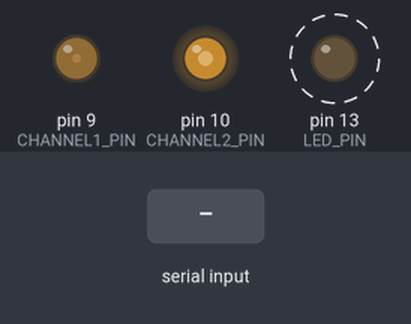
This sketch was run on a simulated Arduino Uno, built with avr-gcc and run on an emulated ATmega328P. Shown: output pins drawn as LEDs (lit = HIGH). Dashed ring = blinking. The inputs (shaded band) are chosen by the test bench. What the sketch prints to the serial monitor is not drawn.

Above: at 2.2 s.
2.3 s: "90,45\n" received over Serial
Timing chart, 0 to 10.5 s (numbered marks = the images above; inputs shaded):
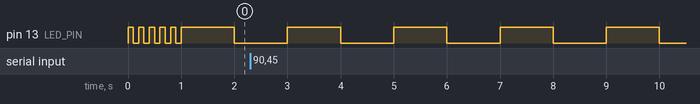

The sketch:

pedal_controller.ino
```cpp
/*
 * SORT Test Otomasyon Sistemi - Arduino Firmware
 *
 * 2 Kanallı PWM Analog Çıkış Kontrolü
 * - Kanal 1 (DAF Motor): Pin 9, 0.5V - 4.5V
 * - Kanal 2 (IBK): Pin 10, 2.5V - 4.5V
 *
 * RC Filter gerekli: Her kanal için 1kΩ + 100µF
 *
 * Serial Komut Formatı: P<channel>,<percentage>\n
 * Örnek: P1,75\n (Kanal 1, %75 gaz)
 *
 * Arduino Uno
 * Baud Rate: 115200
 */

// Pin tanımlamaları
#define CHANNEL1_PIN 9   // DAF Motor PWM çıkışı
#define CHANNEL2_PIN 10  // IBK PWM çıkışı
#define LED_PIN 13       // Durum LED'i

// PWM aralıkları (0-255)
// 5V referans voltaj, RC filter ile analog çıkış

// Kanal 1 (DAF): 0.5V - 4.5V
// 0.5V = 0.5/5 * 255 = 25.5 ≈ 26
// 4.5V = 4.5/5 * 255 = 229.5 ≈ 230
#define DAF_PWM_MIN 26
#define DAF_PWM_MAX 230

// Kanal 2 (IBK): 2.5V - 4.5V
// 2.5V = 2.5/5 * 255 = 127.5 ≈ 128
// 4.5V = 4.5/5 * 255 = 229.5 ≈ 230
#define IBK_PWM_MIN 128
#define IBK_PWM_MAX 230

// Global değişkenler
int channel1_percent = 0;  // Kanal 1 yüzde değeri (0-100)
int channel2_percent = 0;  // Kanal 2 yüzde değeri (0-100)

// Serial buffer
String inputString = "";
boolean stringComplete = false;

// LED yanıp sönme
unsigned long lastBlinkTime = 0;
boolean ledState = false;

void setup() {
  // Serial başlat
  Serial.begin(115200);
  while (!Serial) {
    ; // Serial port hazır olana kadar bekle
  }

  // Pin modları
  pinMode(CHANNEL1_PIN, OUTPUT);
  pinMode(CHANNEL2_PIN, OUTPUT);
  pinMode(LED_PIN, OUTPUT);

  // Başlangıç değerleri (güvenlik için %0)
  setChannel1(0);
  setChannel2(0);

  // Hazır mesajı
  Serial.println("SORT Arduino Firmware v1.0");
  Serial.println("READY");

  // LED yanıp sönerek hazır sinyali ver
  for (int i = 0; i < 5; i++) {
    digitalWrite(LED_PIN, HIGH);
    delay(100);
    digitalWrite(LED_PIN, LOW);
    delay(100);
  }
}

void loop() {
  // Serial veri işle
  processSerial();

  // LED yanıp sönme (canlılık göstergesi - her saniye)
  unsigned long currentTime = millis();
  if (currentTime - lastBlinkTime >= 1000) {
    ledState = !ledState;
    digitalWrite(LED_PIN, ledState);
    lastBlinkTime = currentTime;
  }
}

/**
 * Serial veri işleme
 */
void processSerial() {
  // Serial buffer'dan oku
  while (Serial.available()) {
    char inChar = (char)Serial.read();

    if (inChar == '\n') {
      stringComplete = true;
    } else {
      inputString += inChar;
    }
  }

  // Komut tamamlandı mı?
  if (stringComplete) {
    parseCommand(inputString);
    inputString = "";
    stringComplete = false;
  }
}

/**
 * Komutu parse et ve işle
 * Format: P<channel>,<percentage>
 * Örnek: P1,75 -> Kanal 1, %75
 */
void parseCommand(String cmd) {
  cmd.trim();  // Boşlukları temizle

  // 'P' ile başlamalı
  if (cmd.charAt(0) != 'P' && cmd.charAt(0) != 'p') {
    Serial.println("ERROR: Invalid command");
    return;
  }

  // Format: P<channel>,<percentage>
  int commaIndex = cmd.indexOf(',');
  if (commaIndex == -1) {
    Serial.println("ERROR: Missing comma");
    return;
  }

  // Kanal numarasını parse et
  String channelStr = cmd.substring(1, commaIndex);
  int channel = channelStr.toInt();

  // Yüzde değerini parse et
  String percentStr = cmd.substring(commaIndex + 1);
  int percent = percentStr.toInt();

  // Geçerlilik kontrolü
  if (channel < 1 || channel > 2) {
    Serial.println("ERROR: Invalid channel (1 or 2)");
    return;
  }

  if (percent < 0 || percent > 100) {
    Serial.println("ERROR: Invalid percentage (0-100)");
    return;
  }

  // Komutu uygula
  if (channel == 1) {
    setChannel1(percent);
  } else if (channel == 2) {
    setChannel2(percent);
  }

  // Başarı yanıtı
  Serial.println("OK");
}

/**
 * Kanal 1 (DAF) değerini ayarla
 */
void setChannel1(int percent) {
  // Sınırla
  percent = constrain(percent, 0, 100);

  // PWM değerini hesapla
  // 0% -> DAF_PWM_MIN (0.5V)
  // 100% -> DAF_PWM_MAX (4.5V)
  int pwmValue = map(percent, 0, 100, DAF_PWM_MIN, DAF_PWM_MAX);

  // PWM çıkışı
  analogWrite(CHANNEL1_PIN, pwmValue);

  // Değeri kaydet
  channel1_percent = percent;
}

/**
 * Kanal 2 (IBK) değerini ayarla
 */
void setChannel2(int percent) {
  // Sınırla
  percent = constrain(percent, 0, 100);

  // PWM değerini hesapla
  // 0% -> IBK_PWM_MIN (2.5V)
  // 100% -> IBK_PWM_MAX (4.5V)
  int pwmValue = map(percent, 0, 100, IBK_PWM_MIN, IBK_PWM_MAX);

  // PWM çıkışı
  analogWrite(CHANNEL2_PIN, pwmValue);

  // Değeri kaydet
  channel2_percent = percent;
}

/**
 * Acil durum - tüm çıkışları sıfırla
 * (Serial'den 'E' komutu ile tetiklenebilir)
 */
void emergencyStop() {
  setChannel1(0);
  setChannel2(0);
  Serial.println("EMERGENCY STOP");

  // LED hızlı yanıp sönerek uyar
  for (int i = 0; i < 10; i++) {
    digitalWrite(LED_PIN, HIGH);
    delay(50);
    digitalWrite(LED_PIN, LOW);
    delay(50);
  }
}
```

Measured:
- by itself, pin 13 (LED_PIN): alternates HIGH for 1.0 s and LOW for 1.0 s
